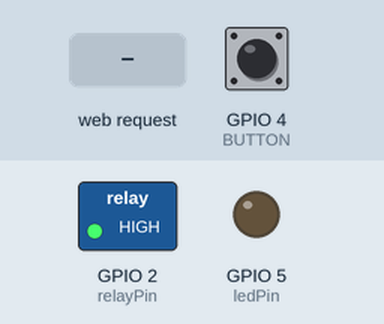
This sketch was run on a simulated ESP8266 (NodeMCU). On the bench: switched loads named in the sketch (green lamp = pin HIGH), output pins drawn as LEDs (lit = HIGH). Dashed ring = blinking. The test bench sets the inputs (shaded band); at power-on: GPIO 4 (BUTTON) HIGH. WiFi joins after 1.5 s; servers stay silent unless stated; what the sketch prints to the serial monitor is not drawn.

Above: at 2.7 s.
2.8 s: GPIO 4 (BUTTON) pulled LOW for 3.2 s
At 4.6 s:
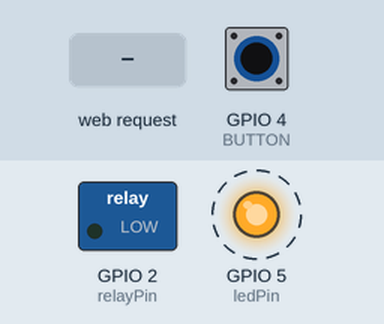
9.8 s: HTTP request GET /?power=1 received
At 10.9 s:
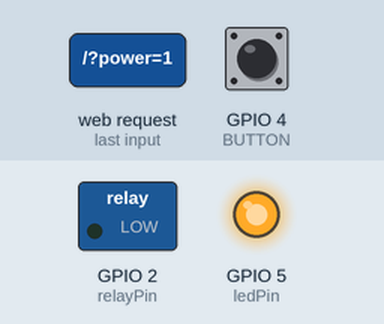
11.3 s: GPIO 4 (BUTTON) pulled LOW for 1 s
At 13.2 s:
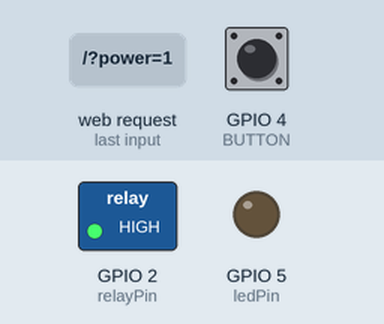
Timing chart, 0 to 14.7 s (numbered marks = the images above; inputs shaded):
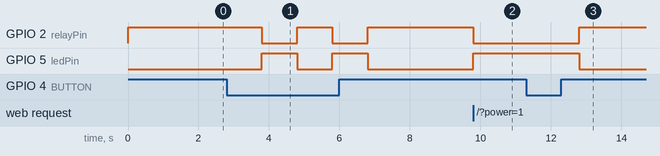

Measured:
- after the input at 2.8 s, GPIO 2 (relayPin): alternates HIGH for 1.0 s and LOW for 1.0 s, 4 changes in all, then stays HIGH, starting after 1.0 s; GPIO 5 (ledPin): alternates HIGH for 1.0 s and LOW for 1.0 s, 4 changes in all, then stays LOW, starting after 1.0 s
- after the input at 9.8 s, GPIO 2 (relayPin): HIGH → LOW at once; GPIO 5 (ledPin): LOW → HIGH at once
- after the input at 11.3 s, GPIO 2 (relayPin): LOW → HIGH after 1.5 s; GPIO 5 (ledPin): HIGH → LOW after 1.5 s

The sketch:

wifiTimerSwitch.ino
```cpp
#include <ESP8266WiFi.h>

#define BUTTON 4

const char* ssid = "SSID";
const char* password = "SSID_PASSWORD";

int buttonState = 0;
int relayPin = 2; // GPIO13
int ledPin = 5; // status led pin
WiFiServer server(80);

IPAddress ip(192, 168, 0, 111);
IPAddress gateway(192, 168, 0, 1);
IPAddress subnet(255, 255, 255, 0);

int stat = 0;
// timer limit in seconds
int timerSeconds = 60 * 60;
int timer = 0;

void setup() {
  Serial.begin(115200);
  delay(5);

  WiFi.mode(WIFI_STA);
  WiFi.config(ip, gateway, subnet);

  pinMode(ledPin, OUTPUT);


  pinMode(relayPin, OUTPUT);
  digitalWrite(relayPin, HIGH);

  pinMode(BUTTON, INPUT_PULLUP);

  // Connect to WiFi network
  Serial.println();
  Serial.println();
  Serial.print("Connecting to ");
  Serial.println(ssid);

  WiFi.begin(ssid, password);

  while (WiFi.status() != WL_CONNECTED) {
    delay(500);
    Serial.print(".");
  }
  Serial.println("");
  Serial.println("WiFi connected");

  // Start the server
  server.begin();
  Serial.println("Server started");

  // Print the IP address
  Serial.print("Use this URL to connect: ");
  Serial.print("http://");
  Serial.print(WiFi.localIP());
  Serial.println("/");

}


int value = LOW;
void loop() {

  if (WiFi.status() != WL_CONNECTED) {
    Serial.println("disconnected amk");

    WiFi.begin(ssid, password);
    while (WiFi.status() != WL_CONNECTED) {
      delay(500);
      Serial.print(".");
    }
  }

  // Check if a client has connected
  WiFiClient client = server.available();
  if (!client) {
    buttonState = digitalRead(BUTTON);

    if (buttonState == 0) {
      delay(1000);
      Serial.println("pressed");
      if (stat == 1) {
        value = HIGH;
        timer = 0;
        stat = 0;
        digitalWrite(relayPin, HIGH);
        digitalWrite(ledPin, LOW);
      } else {
        value = HIGH;
        stat = 1;
        digitalWrite(relayPin, LOW);
        digitalWrite(ledPin, HIGH);
      }
      return;
    } else {

      if (stat == 1 && timer < timerSeconds) {
        Serial.println(timer);
        timer++;
        delay(1000);
      }
      if (timer >= timerSeconds) {
        Serial.println("turned off by timer");
        digitalWrite(relayPin, HIGH);
        digitalWrite(ledPin, LOW);
        value = HIGH;
        timer = 0;
        stat = 0;
      }

    }

    return;
  }

  // Wait until the client sends some data
  Serial.println("new client");
  while(!client.available()){
    delay(1);
  }

  // Read the first line of the request
  String request = client.readStringUntil('\r');
  Serial.println(request);
  client.flush();

  // Return the response
  client.println("HTTP/1.1 200 OK");
  client.println("Content-Type: text/plain");
  client.println(""); //  do not forget this one

  if (request.indexOf("power=0") != -1)  {
    digitalWrite(relayPin, HIGH);
    digitalWrite(ledPin, LOW);
    value = HIGH;
    stat = 0;
    timer = 0;
    client.print("Off");
  }
  if (request.indexOf("power=1") != -1)  {
    digitalWrite(relayPin, LOW);
    digitalWrite(ledPin, HIGH);
    value = LOW;
    stat = 1;
    client.print("On");
  }
  if (request.indexOf("getState") != -1)  {
    if (stat == 1) {
      client.print("On");
    } else {
      client.print("Off");
    }
  }
  if (request.indexOf("getTimer") != -1)  {
    client.print(timerSeconds - timer);
  }


  delay(1);
  Serial.println("Client disonnected");
  Serial.println("");

}
```
